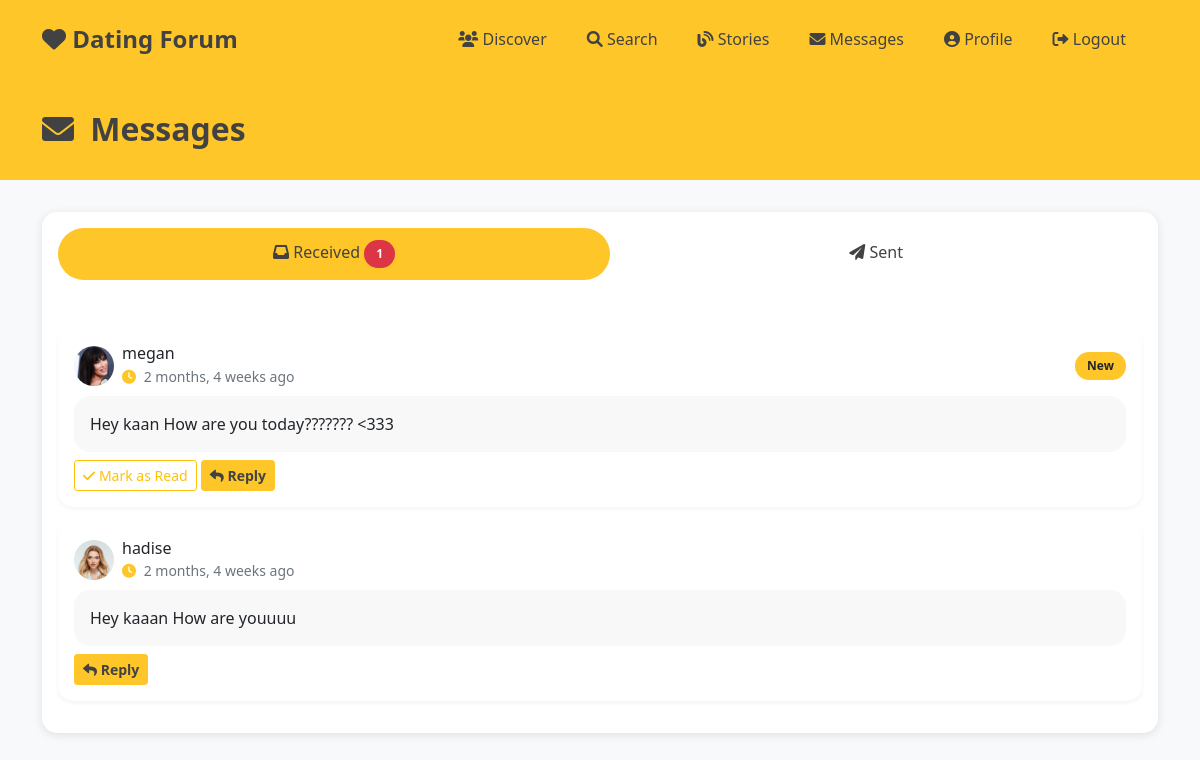
The page /inbox/ (signed in) on the database its author committed.
### users/models.py (models this page shows, shortened)
class Message(models.Model):
    sender = models.ForeignKey(User, related_name='sent_messages', on_delete=models.CASCADE)
    receiver = models.ForeignKey(User, related_name='received_messages', on_delete=models.CASCADE)
    content = models.TextField()
    timestamp = models.DateTimeField(auto_now_add=True)
    is_read = models.BooleanField(default=False)
    class Meta:
        ordering = ['-timestamp']

class UserProfile(models.Model):
    user = models.OneToOneField(User, on_delete=models.CASCADE)
    age = models.IntegerField(null=True, blank=True)
    gender = models.CharField(max_length=10, choices=[('Male', 'Male'), ('Female', 'Female')], null=True, blank=True)
    height = models.FloatField(null=True, blank=True)
    career = models.CharField(max_length=100, null=True, blank=True)
    income = models.DecimalField(max_digits=10, decimal_places=2, null=True, blank=True)
    contact_info = models.CharField(max_length=100, null=True, blank=True)
    latitude = models.FloatField(null=True, blank=True)
    longitude = models.FloatField(null=True, blank=True)
    location = models.CharField(max_length=100, null=True, blank=True)
    profile_picture = models.ImageField(upload_to='profile_pics/', default='profile_pics/default.jpg')
    is_online = models.BooleanField(default=False)
    last_seen = models.DateTimeField(null=True, blank=True)

### users/views.py (the view)
# urls.py: path('inbox/', views.inbox, name='inbox'),
@login_required
def inbox(request):
    received_messages = Message.objects.filter(receiver=request.user)
    sent_messages = Message.objects.filter(sender=request.user)
    unread_messages_count = Message.objects.filter(receiver=request.user, is_read=False).count()
    return render(request, 'users/inbox.html', {
        'received_messages': received_messages,
        'sent_messages': sent_messages,
        'unread_messages_count': unread_messages_count
    })

### users/templates/users/inbox.html (shortened to what this page needs)
{% extends "base.html" %}
{% block content %}
<div class="profile-header">
    <div class="container">
        <h2><i class="fas fa-envelope"></i> Messages</h2>
    </div>
</div>
<div class="container">
    <div class="card">
        <div class="card-body p-0">
            <ul class="nav nav-pills nav-fill mb-3 p-3" id="messageTab" role="tablist">
                <li class="nav-item" role="presentation">
                    <button class="nav-link active" id="received-tab" data-bs-toggle="tab" data-bs-target="#received" type="button">
                        <i class="fas fa-inbox"></i> Received
                        {% with unread_count=unread_messages_count %}
                            {% if unread_count > 0 %}
                                <span class="badge bg-danger">{{ unread_count }}</span>
                            {% endif %}
                        {% endwith %}
                    </button>
                </li>
                <li class="nav-item" role="presentation">
                    <button class="nav-link" id="sent-tab" data-bs-toggle="tab" data-bs-target="#sent" type="button">
                        <i class="fas fa-paper-plane"></i> Sent
                    </button>
                </li>
            </ul>
            <div class="tab-content p-3" id="messageTabContent">
                <div class="tab-pane fade show active" id="received" role="tabpanel">
                    {% if received_messages %}
                        {% for message in received_messages %}
                            <div class="card message-card {% if not message.is_read %}border-warning{% endif %} mb-3">
                                <div class="card-body">
                                    <div class="d-flex justify-content-between align-items-center mb-2">
                                        <div class="d-flex align-items-center">
                                            <img src="{{ message.sender.userprofile.profile_picture.url }}"
                                                 class="rounded-circle me-2"
                                                 style="width: 40px; height: 40px; object-fit: cover;">
                                            <div>
                                                <h6 class="mb-0">{{ message.sender.username }}</h6>
                                                <small class="text-muted">
                                                    <i class="fas fa-clock"></i> {{ message.timestamp|timesince }} ago
                                                </small>
                                            </div>
                                        </div>
                                        <div>
                                            {% if not message.is_read %}
                                                <span class="badge bg-warning text-dark">New</span>
                                            {% endif %}
                                        </div>
                                    </div>
                                    <div class="message-bubble">
                                        {{ message.content }}
                                    </div>
                                    <div class="mt-2">
                                        {% if not message.is_read %}
                                            <a href="{% url 'mark_message_read' message.id %}" class="btn btn-sm btn-outline-warning">
                                                <i class="fas fa-check"></i> Mark as Read
                                            </a>
                                        {% endif %}
                                        <a href="{% url 'send_message' message.sender.id %}" class="btn btn-sm btn-bumble">
                                            <i class="fas fa-reply"></i> Reply
                                        </a>
                                    </div>
                                </div>
                            </div>
                        {% endfor %}
                    {% else %}
                        <div class="text-center py-5">
                            <i class="fas fa-inbox fa-3x text-muted mb-3"></i>
                            <p class="text-muted">No messages received yet.</p>
                        </div>
                    {% endif %}
                </div>
            </div>
        </div>
    </div>
</div>
{% endblock %}

### users/templates/base.html (style rules this page uses)
:root { --bumble-yellow: #ffc629; --bumble-dark: #424242; --bumble-light: #f8f8f8; }
body { background-color: #f8f9fa; }
.nav-link { color: var(--bumble-dark) !important; font-weight: 500; }
.btn-bumble { background-color: var(--bumble-yellow); border-color: var(--bumble-yellow); color: var(--bumble-dark); font-weight: 600; transition: all 0.3s ease; }
.card { border-radius: 15px; border: none; box-shadow: 0 2px 10px rgba(0,0,0,0.1); transition: transform 0.2s; }
.badge { padding: 0.5rem 0.75rem; border-radius: 1rem; }
.badge.bg-warning { background-color: var(--bumble-yellow) !important; }
.nav-item { position: relative; margin-right: 1.5rem; }
.profile-header { background-color: var(--bumble-yellow); padding: 2rem 0; margin-bottom: 2rem; }
.profile-header h2 { color: var(--bumble-dark); margin: 0; font-weight: 600; }
.profile-header h2 i { margin-right: 0.5rem; }
.message-card { transition: transform 0.2s ease; border: none; box-shadow: 0 2px 4px rgba(0, 0, 0, 0.05); }
.message-bubble { background-color: var(--bumble-light); border-radius: 1rem; padding: 1rem; margin: 0.5rem 0; position: relative; }
.nav-pills .nav-link { color: var(--bumble-dark); border-radius: 2rem; padding: 0.75rem 1.5rem; font-weight: 500; }
.nav-pills .nav-link.active { background-color: var(--bumble-yellow); color: var(--bumble-dark); }
.card small i { color: var(--bumble-yellow); margin-right: 0.25rem; }

### rows shown on the page
Message: sender.userprofile.profile_picture (picture), sender.username "megan", timestamp "2 months, 4 weeks", is_read "New", content "Hey kaan How are you today??????? <333"
Message: sender.userprofile.profile_picture (picture), sender.username "hadise", timestamp "2 months, 4 weeks", content "Hey kaaan How are youuuu"

### other values the page prints
{{ unread_count }} "1"
